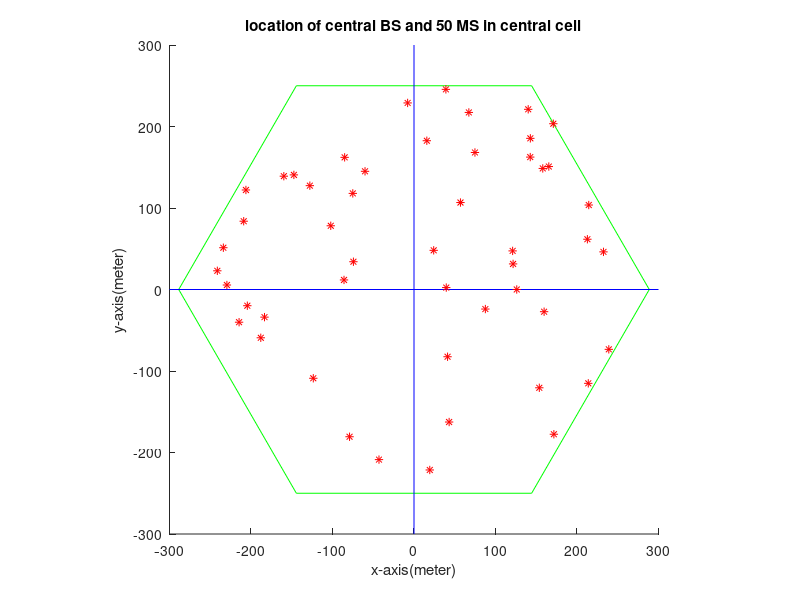
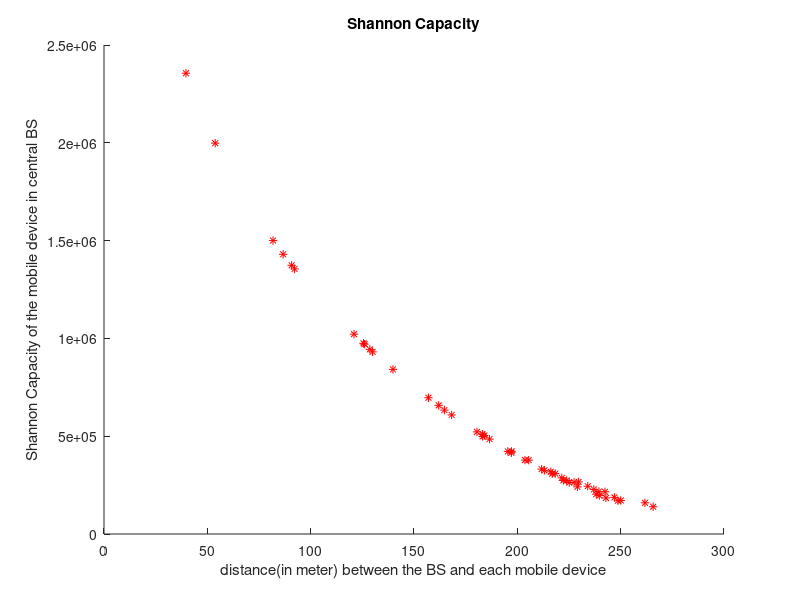
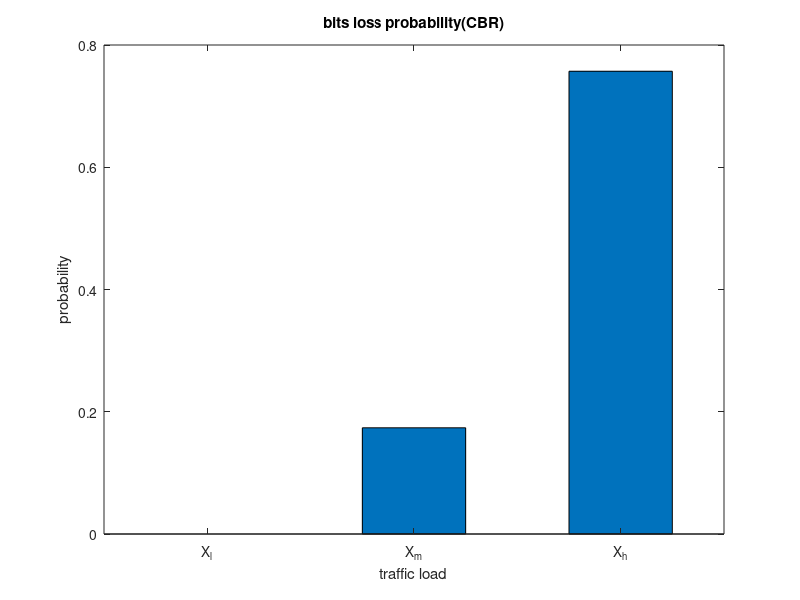

The MATLAB script that drew these images, in order:
theta = linspace(0,2*pi,7);
D = 500 / (3^0.5);
x_ms(1:50) = 0;
y_ms(1:50) = 0;
x_center(1:19) = 0;
y_center(1:19) = 0;
%====================================%
for i = 1:5
    y_center(i) = -1000 + 500*(i-1);
end
for i = 6:9
    x_center(i) = 1.5*D;
    y_center(i) = -750 + 500*(i-6);
end
for i = 10:13
    x_center(i) = -1.5*D;
    y_center(i) = -750 + 500*(i-10);
end
for i = 14:16
    x_center(i) = 3*D;
    y_center(i) = -500 + 500*(i-14);
end
for i = 17:19
    x_center(i) = -3*D;
    y_center(i) = -500 + 500*(i-17);
end
%==========================================%
hold on
plot(D*cos(theta),D*sin(theta),'g-'); % only plot central cell
axis square;
hold on
plot([-300,300],[0,0],'b');
hold on
plot([0,0],[-300,300],'b');

i = 0;
num = 1;
while i < 50
    x = 2*D*rand(1,2)-D;
    if(abs(x(1))+abs(x(2))/sqrt(3)) <= D && abs(x(2)) <= D*sqrt(3)/2
        x_ms(num+i) = x(1);
        y_ms(num+i) = x(2);
        i = i + 1;
        hold on
        plot(x(1),x(2),'r*');
        end
end
hold off
title('location of central BS and 50 MS in central cell');
xlabel('x-axis(meter)');
ylabel('y-axis(meter)');
%=====================================================%

% interference comes from other BSs
Temperature = 27 + 273;
bandwidth = 10*(10^6);
h_bs = 51.5;
h_ms = 1.5;
power_bs = 10^0.3;
power_ms = 10^-3;
g_trans = 10^1.4;
g_recv = 10^1.4;

SINR(1:50) = 0;
noise = 1.38*(10^-23)*Temperature*(bandwidth/50); %50MS equally divide bandwidth

for device = 1:50
    interference = 0;
    for bs = 1:19
        if bs == 3
            continue
        end
        d = sqrt((x_ms(device)-x_center(bs))^2+(y_ms(device)-y_center(bs))^2);
        interference = interference + (h_bs*h_ms)^2 / d^4 * power_bs * g_trans * g_recv;
    end
    d_central = sqrt(x_ms(device)^2+y_ms(device)^2);
    power = (h_bs*h_ms)^2 / d_central^4 * power_bs * g_trans * g_recv;
    SINR(device) = power / ( interference + noise );
end

C(1:50) = 0; % Shannon Capacity

figure
for device= 1:50
    d_ms = sqrt(x_ms(device)^2+y_ms(device)^2);
    C(device) = (bandwidth/50)*log2(1+SINR(device));
    hold on
    plot(d_ms,C(device),'r*');
end
hold off

title('Shannon Capacity');
xlabel('distance(in meter) between the BS and each mobile device');
ylabel('Shannon Capacity of the mobile device in central BS');

%============================================%
T = 1000;
C_in_order = sort(C);
X_l = C_in_order(1);
X_m = (C_in_order(25)+C_in_order(26))/2;
X_h = C_in_order(50);
buffer = 6 * 10^6;
in_buffer(1:3) = 0;
all_traffic(1:3) = 0;
loss(1:3) = 0;
% X_l
for t = 1:T
    for device = 1:50
        all_traffic(1) = all_traffic(1) + X_l;
        if X_l > C(device)
            in_buffer(1) = in_buffer(1) + X_l - C(device);
        end
        if in_buffer(1) > buffer(1)
            loss(1) = loss(1) + in_buffer(1) - buffer;
            in_buffer(1) = buffer;
        end
    end
end

%X_m
for t = 1:T
    for device = 1:50
        all_traffic(2) = all_traffic(2) + X_m;
        if X_m > C(device)
            in_buffer(2) = in_buffer(2) + X_m - C(device);
        end
        if in_buffer(2) > buffer
            loss(2) = loss(2) + in_buffer(2) - buffer;
            in_buffer(2) = buffer;
        end
    end
end

%X_h
for t = 1:T
    for device = 1:50
        all_traffic(3) = all_traffic(3) + X_h;
        if X_h > C(device)
            in_buffer(3) = in_buffer(3) + X_h - C(device);
        end
        if in_buffer(3) > buffer
            loss(3) = loss(3) + in_buffer(3) - buffer;
            in_buffer(3) = buffer;
        end
    end
end

loss_prob(1:3) = 0;

for i = 1:3
    loss_prob(i) = loss(i) / all_traffic(i); 
end

X = [ X_l , X_m , X_h ];

figure
bar(loss_prob,0.5);
set(gca,'XTickLabel',{'X_l','X_m','X_h'});
title('bits loss probability(CBR)');
xlabel('traffic load');
ylabel('probability');
